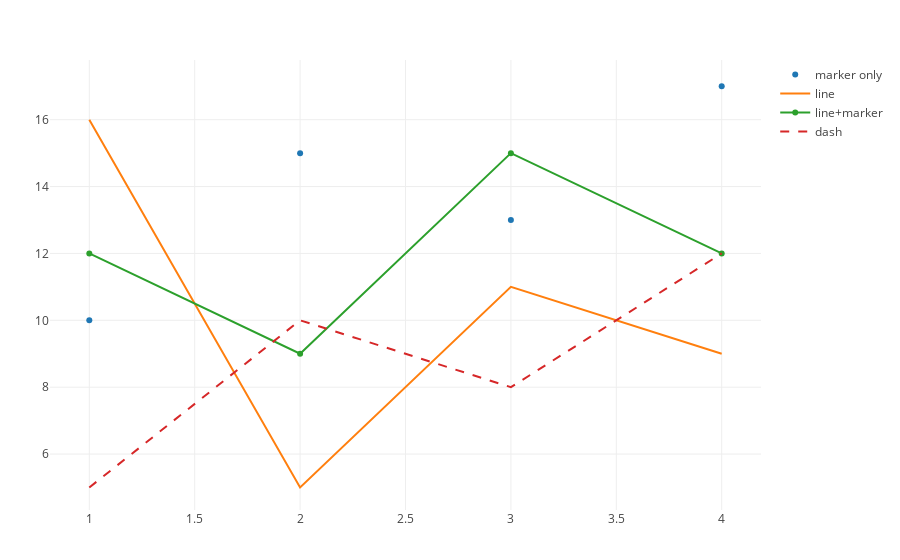

Notebook cell for this chart:
### Markdown cell above
### Customize and multiple traces in one plot

* Customize markers vs lines: Trace attributes are part of the trace definition
* Muliple traces in one plot: Define multiple traces and pass them as an array to plot()

[JavaScript Docs](https://plot.ly/javascript/line-charts/)

### Code cell
function linescatter2()
    trace1 = scatter(;x=1:4, y=[10, 15, 13, 17], mode="markers", name="marker only")
    trace2 = scatter(;x=1:4, y=[16, 5, 11, 9], mode="lines", name="line")
    trace3 = scatter(;x=1:4, y=[12, 9, 15, 12], mode="lines+markers", name="line+marker")
    trace4 = scatter(;x=1:4, y=[5, 10, 8, 12], mode="lines", line_dash="dash", name="dash")
    plot([trace1, trace2, trace3, trace4])
end
linescatter2()

### Figure 1 — Plotly figure (JSON) as saved in the notebook; plotly's stock layout.template omitted (floating-point values rounded to 4 significant figures)
{"data": [{"y": [10, 15, 13, 17], "name": "marker only", "type": "scatter", "x": [1, 2, 3, 4], "mode": "markers"}, {"y": [16, 5, 11, 9], "name": "line", "type": "scatter", "x": [1, 2, 3, 4], "mode": "lines"}, {"y": [12, 9, 15, 12], "name": "line+marker", "type": "scatter", "x": [1, 2, 3, 4], "mode": "lines+markers"}, {"y": [5, 10, 8, 12], "name": "dash", "type": "scatter", "line": {"dash": "dash"}, "x": [1, 2, 3, 4], "mode": "lines"}], "layout": {"margin": {"r": 50, "l": 50, "b": 50, "t": 60}}}
